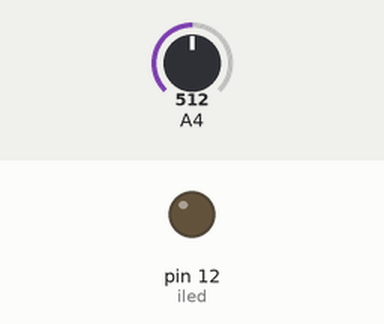
Simulated run of this sketch. Board: Arduino Mega 2560, built with avr-gcc and run on an emulated ATmega2560. Parts: output pins drawn as LEDs (lit = HIGH). Inputs (shaded band) come from the test bench; at power-on: A4 = 512. What the sketch prints to the serial monitor is not drawn.

Above: at 0.1 s.
Timing chart, 0 to 1.6 s (numbered marks = the images above):
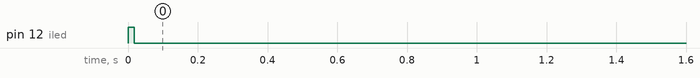

The sketch:

Waveshare_Dust_Sensor.ino
```cpp
// (licence header left out)
#define        COV_RATIO                       0.2            //ug/mmm / mv
#define        NO_DUST_VOLTAGE                 400            //mv
#define        SYS_VOLTAGE                     5000


/*
I/O define
*/
const int iled = 12;                                            //drive the led of sensor
const int vout = 36;                                            //analog input

/*
variable
*/
float density, voltage;
int   adcvalue;

/*
private function
*/
int Filter(int m)
{
  static int flag_first = 0, _buff[10], sum;
  const int _buff_max = 10;
  int i;

  if(flag_first == 0)
  {
    flag_first = 1;
    for(i = 0, sum = 0; i < _buff_max; i++)
    {
      _buff[i] = m;
      sum += _buff[i];
    }
    return m;
  }
  else
  {
    sum -= _buff[0];
    for(i = 0; i < (_buff_max - 1); i++)
    {
      _buff[i] = _buff[i + 1];
    }
    _buff[9] = m;
    sum += _buff[9];

    i = sum / 10.0;
    return i;
  }
}


void setup(void)
{
  pinMode(iled, OUTPUT);
  digitalWrite(iled, HIGH);                                     //iled default closed

  Serial.begin(9600);                                         //send and receive at 9600 baud
  Serial.print("*********************************** WaveShare ***********************************\n");
}

void loop(void)
{
  /*
  get adcvalue
  */
  digitalWrite(iled, HIGH);
  delayMicroseconds(280);
  adcvalue = analogRead(vout);
  digitalWrite(iled, LOW);

  adcvalue = Filter(adcvalue);

  /*
  covert voltage (mv)
  */
  voltage = (SYS_VOLTAGE / 1024.0) * adcvalue * 11;

  /*
  voltage to density
  */
  if(voltage >= NO_DUST_VOLTAGE)
  {
    voltage -= NO_DUST_VOLTAGE;

    density = voltage * COV_RATIO;
  }
  else
    density = 0;

  /*
  display the result
  */
  Serial.print("The current dust concentration is: ");
  Serial.print(density);
  Serial.print(" ug/m3\n");

  delay(1000);
}
```

Measured:
- by itself, pin 12 (iled): HIGH → LOW at 0.02 s
